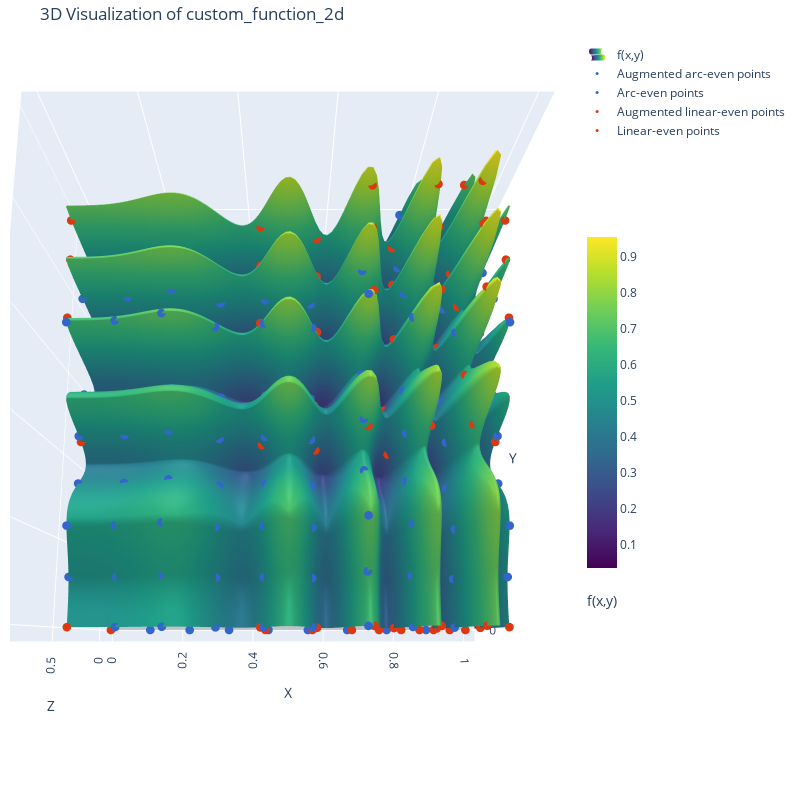

Write notebook code for a chart like this one.
### Code cell
# Create a grid of x and y values
x = np.linspace(0, 1, 100)
y = np.linspace(0, 1, 100)
X, Y = np.meshgrid(x, y)

# Calculate Z values
XY = np.column_stack((X.ravel(), Y.ravel()))
Z = custom_function_2d(XY).reshape(X.shape)

# Create the 3D surface plot
surface = go.Surface(
    x=X, y=Y, z=Z, colorscale='viridis', opacity=1,
    colorbar=dict(len=0.5, title=dict(text='f(x,y)', side='bottom')),
    name='f(x,y)', showlegend=True
)

# Create the (x, y) plane
xy_plane = go.Surface(x=X, y=Y, z=np.zeros_like(Z), colorscale='Greys', showscale=False, opacity=0.5)

# Create evenly linear distributed point the (x, y) plane
X_linear, Y_linear = np.meshgrid(x_linear, x_linear)
XY_linear = np.column_stack((X_linear.ravel(), Y_linear.ravel()))
Z_linear = custom_function_2d(XY_linear).reshape(X_linear.shape)

linear_points_on_surface = go.Scatter3d(
    x=X_linear.flatten(),
    y=Y_linear.flatten(),
    z=Z_linear.flatten(),
    mode='markers',
    marker=dict(size=3, color=linear_color),
    name='Augmented arc-even points'
)

linear_points_on_xy = go.Scatter3d(
    x=X_linear.flatten(),
    y=Y_linear.flatten(),
    z=np.zeros_like(Z_linear.flatten()),
    mode='markers',
    marker=dict(size=3, color=linear_color),
    name='Arc-even points'
)

# Create evenly distributed point the function curve plane
X_arc, Y_arc = np.meshgrid(x_arc, x_arc)
XY_arc = np.column_stack((X_arc.ravel(), Y_arc.ravel()))
Z_arc = custom_function_2d(XY_arc).reshape(X_arc.shape)

arc_points_on_surface = go.Scatter3d(
    x=X_arc.flatten(),
    y=Y_arc.flatten(),
    z=Z_arc.flatten(),
    mode='markers',
    marker=dict(size=3, color=arc_color),
    name='Augmented linear-even points'
)

arc_points_on_xy = go.Scatter3d(
    x=X_arc.flatten(),
    y=Y_arc.flatten(),
    z=np.zeros_like(Z_arc.flatten()),
    mode='markers',
    marker=dict(size=3, color=arc_color),
    name='Linear-even points'
)

# Create the figure
fig = go.Figure(data=[surface, xy_plane, linear_points_on_surface, linear_points_on_xy, arc_points_on_surface, arc_points_on_xy])

# Update the layout
fig.update_layout(
    title='3D Visualization of custom_function_2d',
    scene=dict(
        xaxis_title='X',
        yaxis_title='Y',
        zaxis_title='Z',
        aspectratio=dict(x=1, y=1, z=1),
        # camera=dict(eye=dict(x=-2, y=-0.5, z=1.2))
        camera=dict(eye=dict(x=-0., y=-0.5, z=2.))
    ),
    width=800,
    height=800,
    margin=dict(r=20, l=10, b=10, t=40)
)

# Show the plot
fig.show()
